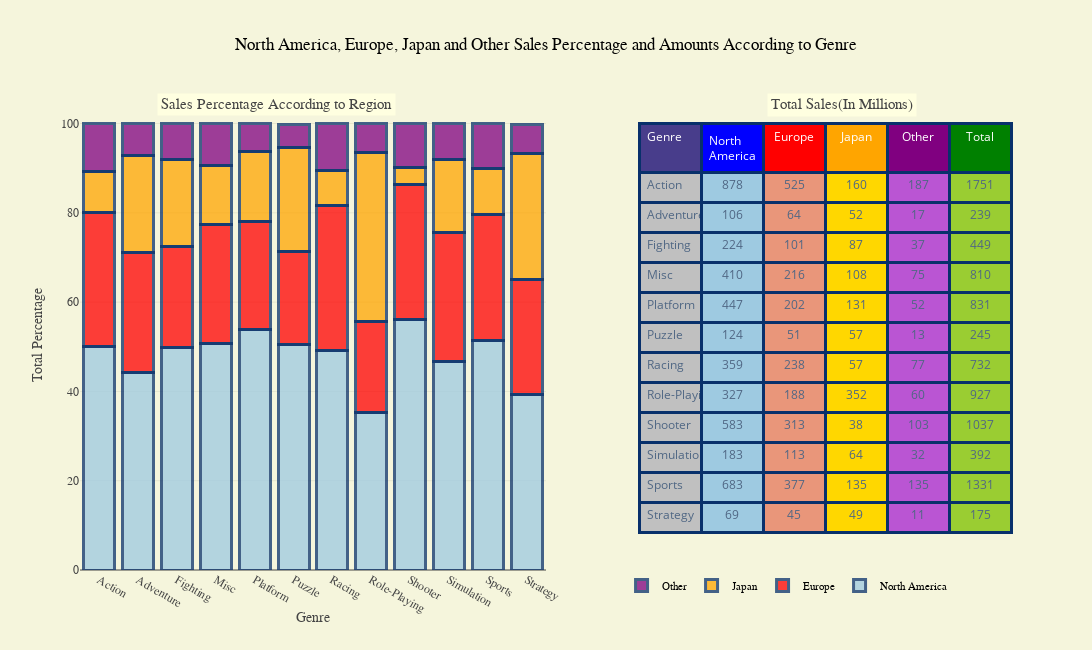

The cell this chart's notebook holds for it:
### Code cell
x=genre.Genre
NA_Perce=list(genre["NA_Sales"]/genre["Global_Sales"]*100)
EU_Perce=list(genre["EU_Sales"]/genre["Global_Sales"]*100)
JP_Perce=list(genre["JP_Sales"]/genre["Global_Sales"]*100)
Other_Perce=list(genre["Other_Sales"]/genre["Global_Sales"]*100)

trace1 = go.Bar(
    x=x,
    y=NA_Perce,
    name="North America" ,
    xaxis='x2', yaxis='y2',
    marker=dict(
        color='rgb(158,202,225)',
        line=dict(
            color='rgb(8,48,107)',
            width=3),
        ),
    opacity=0.75)
trace2 = go.Bar(
    x=x,
    y=EU_Perce,
    xaxis='x2', yaxis='y2',
    marker=dict(
        color='red',
        line=dict(
            color='rgb(8,48,107)',
            width=3),
        ),
    opacity=0.75,
    name = "Europe",
    )
trace3 = go.Bar(
    x=x,
    y=JP_Perce,
    xaxis='x2', yaxis='y2',
  
    marker=dict(
        color='orange',
        line=dict(
            color='rgb(8,48,107)',
            width=3),
        ),
    opacity=0.75,
    name = "Japan",
    )
trace4 = go.Bar(
    x=x,
    y=Other_Perce,
    xaxis='x2', yaxis='y2',
    
    marker=dict(
        color='purple',
        line=dict(
            color='rgb(8,48,107)',
            width=3),
        ),
    opacity=0.75,
    name = "Other",)
trace5=go.Table(
  header = dict(
    values = table_data.columns,
    line = dict(color = 'rgb(8,48,107)',width=3),
    fill = dict(color = ["darkslateblue","blue","red", "orange","purple","green"]),
    align = ['left','center'],
    font = dict(color = 'white', size = 12),
     height=30,
  ),
  cells = dict(
    values = [table_data.Genre,round(table_data["North America"]),round(table_data["Europe"]), round(table_data["Japan"]), round(table_data["Other"]),round(table_data["Total"])],
    height=30,
    line = dict(color = 'rgb(8,48,107)',width=3),
    fill = dict(color = ["silver","rgb(158,202,225)","darksalmon", "gold","mediumorchid","yellowgreen"]),
    align = ['left', 'center'],
    font = dict(color = '#506784', size = 12)),
    domain=dict(x=[0.60,1],y=[0,0.95]),
)

data = [trace1, trace2,trace3,trace4,trace5]
layout = go.Layout(barmode='stack',autosize=False,width=1200,height=650,
                legend=dict(x=.58, y=0,orientation="h",font=dict(family='Courier New, monospace',size=11,color='#000'),
                           bgcolor='beige', bordercolor='beige', borderwidth=1),
                title='North America, Europe, Japan and Other Sales Percentage and Amounts According to Genre',
                titlefont=dict(family='Courier New, monospace',size=17,color='black'),
                xaxis2=dict(domain=[0, 0.50],anchor="y2", title='Genre',titlefont=dict(family='Courier New, monospace'),tickfont=dict(family='Courier New, monospace')), yaxis2=dict( domain=[0, 1],anchor='x2',title="Total Percentage",titlefont=dict(family='Courier New, monospace'),tickfont=dict(family='Courier New, monospace')),
                paper_bgcolor='beige',plot_bgcolor='beige',
                annotations=[ dict( text='Sales Percentage According to Region',x=0.08,y=1.02,xref="paper",yref="paper",showarrow=False,font=dict(size=15,family="Courier New, monospace"),bgcolor="lightyellow",borderwidth=5),dict( text='Total Sales(In Millions)',x=0.9,y=1.02,xref="paper",yref="paper",showarrow=False,font=dict(size=15,family='Courier New, monospace'),bgcolor="lightyellow",borderwidth=5)],
              
                  )
fig = go.Figure(data=data, layout=layout)
iplot(fig)

### Figure 1 — Plotly figure (JSON) as saved in the notebook; plotly's stock layout.template omitted (floating-point values rounded to 4 significant figures)
{"data": [{"marker": {"color": "rgb(158,202,225)", "line": {"color": "rgb(8,48,107)", "width": 3}}, "name": "North America", "opacity": 0.75, "type": "bar", "uid": "f20cb0cd-e16d-49f1-8151-2ee0e7e780b3", "x": ["Action", "Adventure", "Fighting", "Misc", "Platform", "Puzzle", "Racing", "Role-Playing", "Shooter", "Simulation", "Sports", "Strategy"], "xaxis": "x2", "y": [50.13, 44.26, 49.81, 50.65, 53.77, 50.53, 49.1, 35.29, 56.16, 46.74, 51.34, 39.23], "yaxis": "y2"}, {"marker": {"color": "red", "line": {"color": "rgb(8,48,107)", "width": 3}}, "name": "Europe", "opacity": 0.75, "type": "bar", "uid": "8b436279-4ebe-4a23-a1a0-a89b89b72b05", "x": ["Action", "Adventure", "Fighting", "Misc", "Platform", "Puzzle", "Racing", "Role-Playing", "Shooter", "Simulation", "Sports", "Strategy"], "xaxis": "x2", "y": [29.98, 26.83, 22.57, 26.67, 24.25, 20.73, 32.57, 20.28, 30.2, 28.91, 28.31, 25.89], "yaxis": "y2"}, {"marker": {"color": "orange", "line": {"color": "rgb(8,48,107)", "width": 3}}, "name": "Japan", "opacity": 0.75, "type": "bar", "uid": "1b15c148-7c64-49b3-ae66-3e2471067f9b", "x": ["Action", "Adventure", "Fighting", "Misc", "Platform", "Puzzle", "Racing", "Role-Playing", "Shooter", "Simulation", "Sports", "Strategy"], "xaxis": "x2", "y": [9.134, 21.78, 19.46, 13.3, 15.73, 23.4, 7.744, 37.99, 3.69, 16.24, 10.17, 28.24], "yaxis": "y2"}, {"marker": {"color": "purple", "line": {"color": "rgb(8,48,107)", "width": 3}}, "name": "Other", "opacity": 0.75, "type": "bar", "uid": "5f6b406b-5bed-4adb-b306-1778d449de2e", "x": ["Action", "Adventure", "Fighting", "Misc", "Platform", "Puzzle", "Racing", "Role-Playing", "Shooter", "Simulation", "Sports", "Strategy"], "xaxis": "x2", "y": [10.7, 7.032, 8.171, 9.299, 6.205, 5.123, 10.56, 6.428, 9.899, 8.037, 10.14, 6.487], "yaxis": "y2"}, {"cells": {"align": ["left", "center"], "fill": {"color": ["silver", "rgb(158,202,225)", "darksalmon", "gold", "mediumorchid", "yellowgreen"]}, "font": {"color": "#506784", "size": 12}, "height": 30, "line": {"color": "rgb(8,48,107)", "width": 3}, "values": [["Action", "Adventure", "Fighting", "Misc", "Platform", "Puzzle", "Racing", "Role-Playing", "Shooter", "Simulation", "Sports", "Strategy"], [878, 106, 224, 410, 447, 124, 359, 327, 583, 183, 683, 69], [525, 64, 101, 216, 202, 51, 238, 188, 313, 113, 377, 45], [160, 52, 87, 108, 131, 57, 57, 352, 38, 64, 135, 49], [187, 17, 37, 75, 52, 13, 77, 60, 103, 32, 135, 11], [1751, 239, 449, 810, 831, 245, 732, 927, 1037, 392, 1331, 175]]}, "domain": {"x": [0.6, 1], "y": [0, 0.95]}, "header": {"align": ["left", "center"], "fill": {"color": ["darkslateblue", "blue", "red", "orange", "purple", "green"]}, "font": {"color": "white", "size": 12}, "height": 30, "line": {"color": "rgb(8,48,107)", "width": 3}, "values": ["Genre", "North America", "Europe", "Japan", "Other", "Total"]}, "type": "table", "uid": "690fe322-d5d5-445e-b5a7-11bc74da223f"}], "layout": {"annotations": [{"bgcolor": "lightyellow", "borderwidth": 5, "font": {"family": "Courier New, monospace", "size": 15}, "showarrow": false, "text": "Sales Percentage According to Region", "x": 0.08, "xref": "paper", "y": 1.02, "yref": "paper"}, {"bgcolor": "lightyellow", "borderwidth": 5, "font": {"family": "Courier New, monospace", "size": 15}, "showarrow": false, "text": "Total Sales(In Millions)", "x": 0.9, "xref": "paper", "y": 1.02, "yref": "paper"}], "autosize": false, "barmode": "stack", "height": 650, "legend": {"bgcolor": "beige", "bordercolor": "beige", "borderwidth": 1, "font": {"color": "#000", "family": "Courier New, monospace", "size": 11}, "orientation": "h", "x": 0.58, "y": 0}, "paper_bgcolor": "beige", "plot_bgcolor": "beige", "title": {"font": {"color": "black", "family": "Courier New, monospace", "size": 17}, "text": "North America, Europe, Japan and Other Sales Percentage and Amounts According to Genre"}, "width": 1200, "xaxis2": {"anchor": "y2", "domain": [0, 0.5], "tickfont": {"family": "Courier New, monospace"}, "title": {"font": {"family": "Courier New, monospace"}, "text": "Genre"}}, "yaxis2": {"anchor": "x2", "domain": [0, 1], "tickfont": {"family": "Courier New, monospace"}, "title": {"font": {"family": "Courier New, monospace"}, "text": "Total Percentage"}}}}
